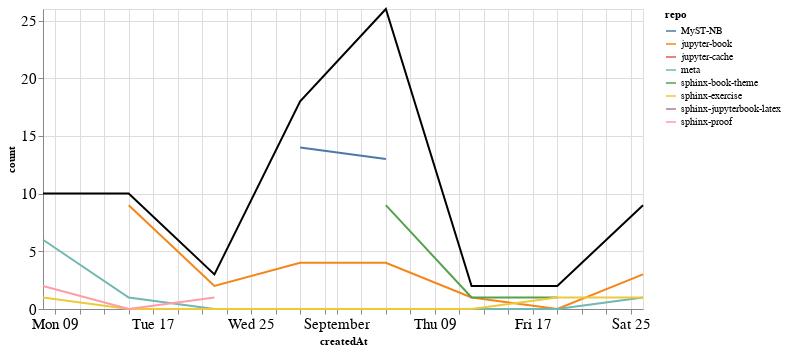

This figure's notebook cell:
### Markdown cell above
### Comments

### Code cell
comments_time = comments.groupby('repo').resample('W', on='createdAt').count()['author'].reset_index()
comments_time = comments_time.rename(columns={'author': 'count'})
comments_time_total = comments_time.groupby('createdAt').agg({"count": "sum"}).reset_index()
ch1 = alt.Chart(comments_time, width=600).mark_line().encode(
    x='createdAt',
    y='count',
    color='repo',
    tooltip="repo"
)

ch2 = alt.Chart(comments_time_total, width=600).mark_line(color="black").encode(
    x='createdAt',
    y='count',
)

ch1 + ch2

### Figure 1 — Vega-Lite specification as saved in the notebook (floating-point values rounded to 4 significant figures)
{"config": {"axisLeft": {"labelFontSize": 15}, "axisBottom": {"labelFontSize": 15}}, "layer": [{"data": {"name": "data-6e25d5d4380c3c95bb2d4db0e8f19e2c"}, "mark": "line", "encoding": {"color": {"type": "nominal", "field": "repo"}, "tooltip": {"type": "nominal", "field": "repo"}, "x": {"type": "temporal", "field": "createdAt"}, "y": {"type": "quantitative", "field": "count"}}, "width": 600}, {"data": {"name": "data-eefb1d1f14e301e563daa77d92515ffe"}, "mark": {"type": "line", "color": "black"}, "encoding": {"x": {"type": "temporal", "field": "createdAt"}, "y": {"type": "quantitative", "field": "count"}}, "width": 600}], "$schema": "https://vega.github.io/schema/vega-lite/v4.8.1.json", "datasets": {"data-6e25d5d4380c3c95bb2d4db0e8f19e2c": [{"repo": "MyST-NB", "createdAt": "2021-08-29T00:00:00", "count": 14}, {"repo": "MyST-NB", "createdAt": "2021-09-05T00:00:00", "count": 13}, {"repo": "jupyter-book", "createdAt": "2021-08-15T00:00:00", "count": 9}, {"repo": "jupyter-book", "createdAt": "2021-08-22T00:00:00", "count": 2}, {"repo": "jupyter-book", "createdAt": "2021-08-29T00:00:00", "count": 4}, {"repo": "jupyter-book", "createdAt": "2021-09-05T00:00:00", "count": 4}, {"repo": "jupyter-book", "createdAt": "2021-09-12T00:00:00", "count": 1}, {"repo": "jupyter-book", "createdAt": "2021-09-19T00:00:00", "count": 0}, {"repo": "jupyter-book", "createdAt": "2021-09-26T00:00:00", "count": 3}, {"repo": "jupyter-cache", "createdAt": "2021-08-08T00:00:00", "count": 1}, {"repo": "meta", "createdAt": "2021-08-08T00:00:00", "count": 6}, {"repo": "meta", "createdAt": "2021-08-15T00:00:00", "count": 1}, {"repo": "meta", "createdAt": "2021-08-22T00:00:00", "count": 0}, {"repo": "meta", "createdAt": "2021-08-29T00:00:00", "count": 0}, {"repo": "meta", "createdAt": "2021-09-05T00:00:00", "count": 0}, {"repo": "meta", "createdAt": "2021-09-12T00:00:00", "count": 0}, {"repo": "meta", "createdAt": "2021-09-19T00:00:00", "count": 0}, {"repo": "meta", "createdAt": "2021-09-26T00:00:00", "count": 1}, {"repo": "sphinx-book-theme", "createdAt": "2021-09-05T00:00:00", "count": 9}, {"repo": "sphinx-book-theme", "createdAt": "2021-09-12T00:00:00", "count": 1}, {"repo": "sphinx-book-theme", "createdAt": "2021-09-19T00:00:00", "count": 1}, {"repo": "sphinx-exercise", "createdAt": "2021-08-08T00:00:00", "count": 1}, {"repo": "sphinx-exercise", "createdAt": "2021-08-15T00:00:00", "count": 0}, {"repo": "sphinx-exercise", "createdAt": "2021-08-22T00:00:00", "count": 0}, {"repo": "sphinx-exercise", "createdAt": "2021-08-29T00:00:00", "count": 0}, {"repo": "sphinx-exercise", "createdAt": "2021-09-05T00:00:00", "count": 0}, {"repo": "sphinx-exercise", "createdAt": "2021-09-12T00:00:00", "count": 0}, {"repo": "sphinx-exercise", "createdAt": "2021-09-19T00:00:00", "count": 1}, {"repo": "sphinx-exercise", "createdAt": "2021-09-26T00:00:00", "count": 1}, {"repo": "sphinx-jupyterbook-latex", "createdAt": "2021-09-26T00:00:00", "count": 4}, {"repo": "sphinx-proof", "createdAt": "2021-08-08T00:00:00", "count": 2}, {"repo": "sphinx-proof", "createdAt": "2021-08-15T00:00:00", "count": 0}, {"repo": "sphinx-proof", "createdAt": "2021-08-22T00:00:00", "count": 1}], "data-eefb1d1f14e301e563daa77d92515ffe": [{"createdAt": "2021-08-08T00:00:00", "count": 10}, {"createdAt": "2021-08-15T00:00:00", "count": 10}, {"createdAt": "2021-08-22T00:00:00", "count": 3}, {"createdAt": "2021-08-29T00:00:00", "count": 18}, {"createdAt": "2021-09-05T00:00:00", "count": 26}, {"createdAt": "2021-09-12T00:00:00", "count": 2}, {"createdAt": "2021-09-19T00:00:00", "count": 2}, {"createdAt": "2021-09-26T00:00:00", "count": 9}]}}
